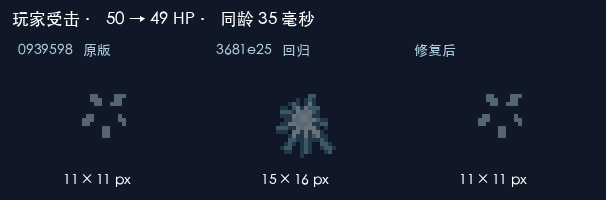
#> input picture deliverables/pixelfx/player-hurt-35ms.png, 606 x 200 px
$ python -i make_skill_icon.py   (imports and definitions only)
#> lines starting #> are read from the running program, lines starting #| are printed output that depends on the picture
#!/usr/bin/env python3
"""生成 HUD 技能图标，规格与 assets/sprites/ui/skill_{laser,skill}.png 完全一致。

## 现有图标的规格（实测得出，不是猜的）

  - 128x128 RGBA
  - 在 32x32 网格上作画后最近邻放大 4 倍（实测同色块长度恒为 4）
  - 只有 10~11 种 RGB 色 = 明确的像素画量化调色板
  - 深色描边 + 3~4 级明度阶梯

## 为什么闪避图标是程序化画的，而不是直接用 AI 出图

先用图像模型出了 3 轮共 12 张候选，结论是**不能用**：
模型输出是大面积近乎同色的平滑渐变，512 -> 32 的面积平均会把细描边冲掉、
把镂空填满，最后 32x32 上只剩两三个亮色档——形状糊成一坨圆饼。
像素画能用是因为形状由少量、刻意的大色块构成，平滑渲染缩小只会变饼。
（模型确实有用：它定下了造型方案——朝右的双人字箭头 + 左侧速度残影，
  「»」是快进/冲刺的通用符号。下面渲染的就是这个造型。）

所以：造型靠模型，工艺靠代码。直接在 32x32 网格上按块画，
明暗分层由到描边的距离决定，天然就是像素画。

用法：
  python3 make_skill_icon.py dash assets/sprites/ui/skill_dash.png   # 程序化画
  python3 make_skill_icon.py ai <src.jpg> <dst.png>                  # AI 出图后处理
"""
import sys
from PIL import Image

GRID = 32          # 与现有图标一致
SCALE = 4          # 32 -> 128
SIZE = GRID * SCALE

# 青绿系，与激光的蓝紫系拉开色相差。
# 最深一档承担描边职责（对应现有图标里的深蓝/深紫轮廓）。
PALETTE = [
    (10, 54, 74),    # 0 描边
    (24, 118, 146),  # 1 暗部
    (64, 190, 210),  # 2 中间调
    (150, 234, 246), # 3 亮部
    (232, 254, 255), # 4 高光
]


# ══════════════════════════════════════════════════════════════
# 通用工具
# ══════════════════════════════════════════════════════════════

def save_grid(grid: list, dst: str) -> None:
    """把 32x32 的颜色索引网格存成 128x128 PNG。"""
    im = Image.new("RGBA", (GRID, GRID), (0, 0, 0, 0))
    px = im.load()
    for y in range(GRID):
        for x in range(GRID):
            v = grid[y][x]
            if v is None:
                continue
            r, g, b = PALETTE[v]
            px[x, y] = (r, g, b, 255)
    im = im.resize((SIZE, SIZE), Image.NEAREST)
    im.save(dst, "PNG", optimize=True)
    colors = {grid[y][x] for y in range(GRID) for x in range(GRID) if grid[y][x] is not None}
    filled = sum(1 for y in range(GRID) for x in range(GRID) if grid[y][x] is not None)
    print(f"{dst}: {im.size} 用了 {len(colors)}/{len(PALETTE)} 级明度 "
          f"非透明占比={100*filled/(GRID*GRID):.1f}%")


def new_grid():
    return [[None] * GRID for _ in range(GRID)]


# [26 lines left out: function draw_capsule, not called in this run]


def shade_and_outline(grid, cells):
    """按到描边的距离分层，再压一圈最深色描边。

    像素画可读性的命门就是这圈深色剪影：深色 HUD 上没有硬边界，
    缩到 92px 就会糊成一团。AI 出图的描边在 512 上只有 1~2px，
    降采样必丢，所以描边必须**在目标网格上重新生成**，不能指望缩放保留。
    """
    cells = set(cells)
    # 描边 = 与外部相邻的格子
    outline = set()
    for x, y in cells:
        for dx, dy in ((1, 0), (-1, 0), (0, 1), (0, -1)):
            nx, ny = x + dx, y + dy
            if not (0 <= nx < GRID and 0 <= ny < GRID) or (nx, ny) not in cells:
                outline.add((x, y))
                break
    interior = cells - outline

    # 内部分层：到描边的切比雪夫距离
    depth = {}
    frontier = set(outline)
    d = 0
    while frontier:
        d += 1
        nxt = set()
        for x, y in frontier:
            for dx in (-1, 0, 1):
                for dy in (-1, 0, 1):
                    nx, ny = x + dx, y + dy
                    if (nx, ny) in interior and (nx, ny) not in depth:
                        depth[(nx, ny)] = d
                        nxt.add((nx, ny))
        frontier = nxt

    for x, y in outline:
        grid[y][x] = 0
    for x, y in interior:
        dist = depth.get((x, y), 1)
        # 描边旁最深，中心最亮：三档即可，档位多了在 92px 上反而糊
        grid[y][x] = 1 if dist <= 1 else (2 if dist <= 2 else (3 if dist >= 4 else 2))
    # 最内圈再提一档做高光
    if interior:
        maxd = max(depth.values())
        if maxd >= 5:
            for x, y in interior:
                if depth.get((x, y), 0) >= maxd - 1:
                    grid[y][x] = 4


# ══════════════════════════════════════════════════════════════
# 闪避图标（程序化）
# ══════════════════════════════════════════════════════════════

# [29 lines left out: function render_dash, not called in this run]


# ══════════════════════════════════════════════════════════════
# AI 出图后处理（留给将来其他图标）
# ══════════════════════════════════════════════════════════════

def strip_background(im):
    """把接近纯白的背景抠成透明。阈值取 232：模型输出带压缩噪点，卡死会留白边。"""
    im = im.convert("RGBA")
    px = im.load()
    for y in range(im.size[1]):
        for x in range(im.size[0]):
            r, g, b, _ = px[x, y]
            lum = 0.299 * r + 0.587 * g + 0.114 * b
            if lum > 232 and (max(r, g, b) - min(r, g, b)) < 26:
                px[x, y] = (r, g, b, 0)
    return im


def trim_and_fit(im):
    bbox = im.getbbox()
#> bbox = (0, 0, 606, 200)
    if bbox is None:
        raise SystemExit("抠完背景后没有内容")
    im = im.crop(bbox)
    inner = GRID - 2
    w, h = im.size
#> w = 606; h = 200
    scale = min(inner / w, inner / h)
#> scale = 0.0495
    nw, nh = max(1, round(w * scale)), max(1, round(h * scale))
#> nw = 30; nh = 10
    im = im.resize((nw, nh), Image.BOX)
    out = Image.new("RGBA", (GRID, GRID), (0, 0, 0, 0))
#> out: PIL image 32x32 RGBA; every value is 0
    out.paste(im, ((GRID - nw) // 2, (GRID - nh) // 2))
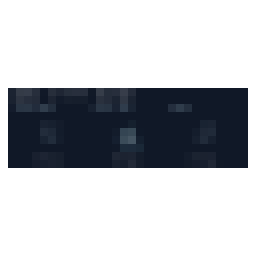
#> out: PIL image 32x32 RGBA (shown 8 times larger); mean R, G, B, A 5.8, 8.3, 12.7, 74.3; transparent parts drawn white
    return out


def ai_postprocess(src, dst):
    im = trim_and_fit(strip_background(Image.open(src)))
    px = im.load()
    mask = {(x, y) for y in range(GRID) for x in range(GRID) if px[x, y][3] > 0}
#> mask = 300 items
    grid = new_grid()
    shade_and_outline(grid, mask)
    save_grid(grid, dst)
#> in save_grid, `im = im.resize((SIZE, SIZE), Image.NEAREST)`:
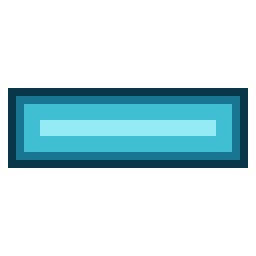
#> im: PIL image 128x128 RGBA (shown 2 times larger); mean R, G, B, A 15.8, 42.7, 48.7, 74.7; transparent parts drawn white
#> in save_grid, `colors = {grid[y][x] for y in range(GRID) for x in range(GRID) if grid..`: colors = 4 items
#> in save_grid, `filled = sum(1 for y in range(GRID) for x in range(GRID) if grid[y][x]..`: filled = 300
#| out.png: (128, 128) 用了 4/5 级明度 非透明占比=29.3%


# [8 lines left out: function main, not called in this run]


# [2 lines not run here, left out]

>>> result = ai_postprocess('../../deliverables/pixelfx/player-hurt-35ms.png', 'out.png')
